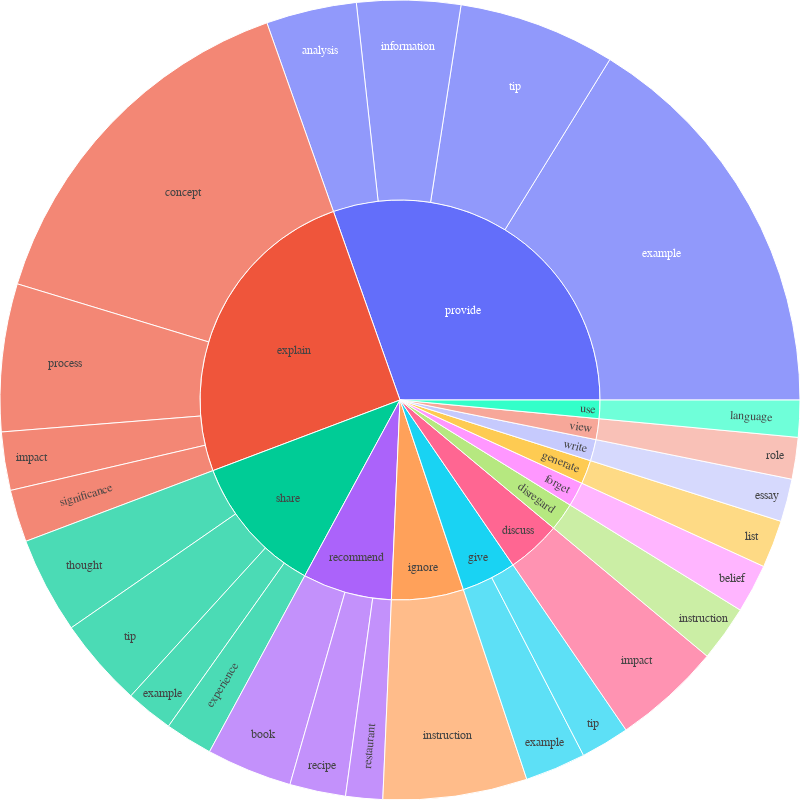

Write notebook code for a chart like this one.
### Code cell
# df["blank"] = "ROOT"
# df = phrases.groupby(["verb", "noun"]).size().sort_values(ascending=False).head(5).reset_index().rename(columns={0: "count"})

df_instruction = df_instruction[df_instruction["count"] > 30]
fig = px.sunburst(df_instruction, path=['verb', 'noun'], values='count')
# fig.update_layout(uniformtext=dict(minsize=10, mode='hide'))
fig.update_layout(
    width=800,
    height=800,
    margin=dict(l=0, r=0, t=0, b=0),
    font_family="Times New Roman",
)
fig.show()
fig.write_html("verb_noun_instruction.html")
fig.write_image("../figures/verb_noun_instruction.pdf")

### Figure 1 — Plotly figure (JSON) as saved in the notebook; plotly's stock layout.template omitted (floating-point values rounded to 4 significant figures)
{"data": [{"branchvalues": "total", "domain": {"x": [0, 1], "y": [0, 1]}, "hovertemplate": "labels=%{label}<br>count=%{value}<br>parent=%{parent}<br>id=%{id}<extra></extra>", "ids": ["provide/analysis", "forget/belief", "recommend/book", "explain/concept", "write/essay", "give/example", "provide/example", "share/example", "share/experience", "discuss/impact", "explain/impact", "provide/information", "disregard/instruction", "ignore/instruction", "use/language", "generate/list", "explain/process", "recommend/recipe", "recommend/restaurant", "view/role", "explain/significance", "share/thought", "give/tip", "provide/tip", "share/tip", "discuss", "disregard", "explain", "forget", "generate", "give", "ignore", "provide", "recommend", "share", "use", "view", "write"], "labels": ["analysis", "belief", "book", "concept", "essay", "example", "example", "example", "experience", "impact", "impact", "information", "instruction", "instruction", "language", "list", "process", "recipe", "restaurant", "role", "significance", "thought", "tip", "tip", "tip", "discuss", "disregard", "explain", "forget", "generate", "give", "ignore", "provide", "recommend", "share", "use", "view", "write"], "name": "", "parents": ["provide", "forget", "recommend", "explain", "write", "give", "provide", "share", "share", "discuss", "explain", "provide", "disregard", "ignore", "use", "generate", "explain", "recommend", "recommend", "view", "explain", "share", "give", "provide", "share", "", "", "", "", "", "", "", "", "", "", "", "", ""], "type": "sunburst", "values": [76, 41, 72, 310, 36, 51, 337, 40, 40, 91, 49, 87, 47, 121, 31, 40, 124, 47, 31, 35, 44, 81, 41, 132, 75, 91, 47, 527, 41, 40, 92, 121, 632, 150, 236, 31, 35, 36]}], "layout": {"font": {"family": "Times New Roman"}, "height": 800, "legend": {"tracegroupgap": 0}, "margin": {"b": 0, "l": 0, "r": 0, "t": 0}, "width": 800}}
